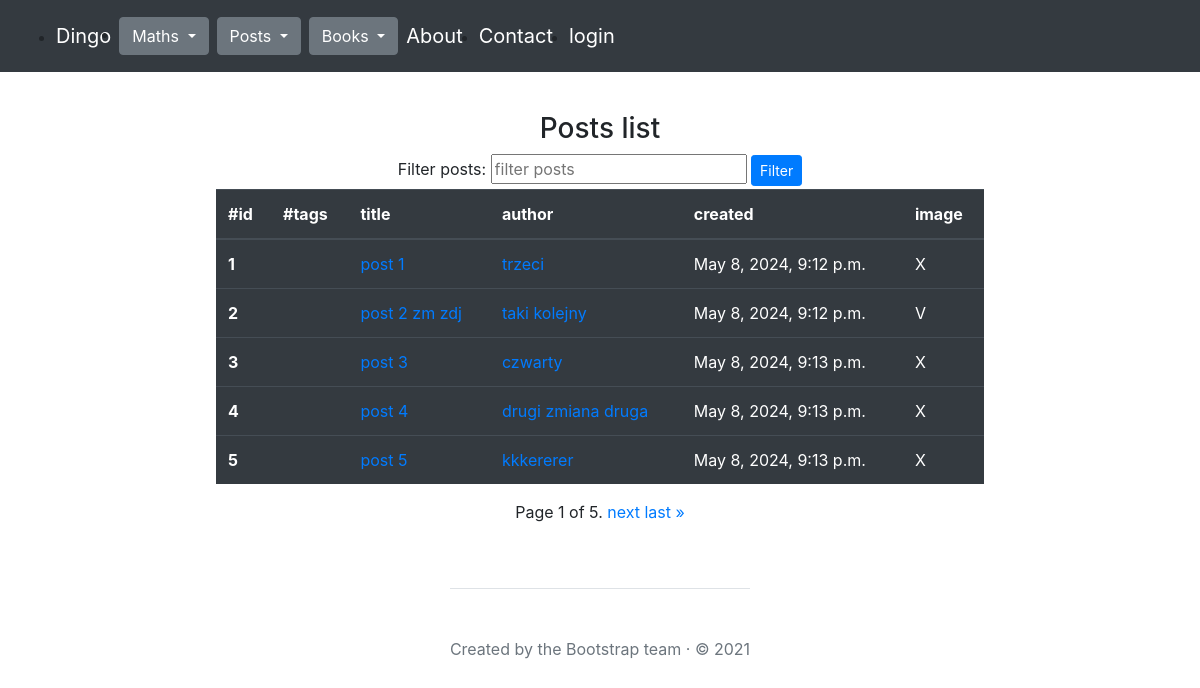
The app's page /posts/list/, older data.
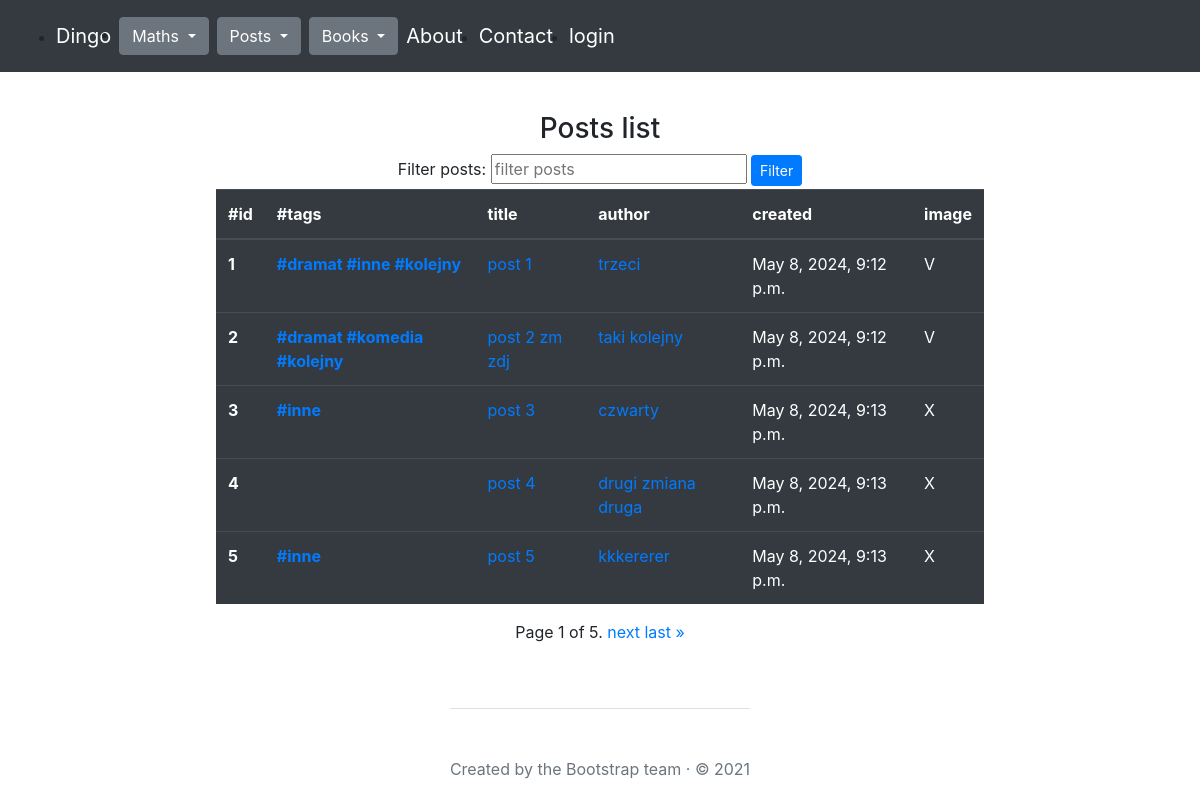
The same page, newer data.
### posts/models.py (models this page shows, shortened)
class Post(models.Model):
    title = models.CharField(max_length=30, unique=True, null=False)
    content = models.TextField(null=False)
    image = models.ImageField(upload_to='photos/%Y/%m/%d', null=True, default='')
    created = models.DateTimeField(auto_now_add=True)
    modified = models.DateTimeField(auto_now=True)
    tags = models.ManyToManyField("posts.Tag", related_name="posts")
    author = models.ForeignKey(
        'posts.Author',
        on_delete=models.CASCADE,
        null=False,
        blank=False
    )

class Author(models.Model):
    nick = models.CharField(max_length=30, null=False, unique=True)
    email = models.EmailField(null=False, unique=True)

class Tag(models.Model):
    word = models.CharField(max_length=50, unique=True)
    created = models.DateTimeField(auto_now_add=True)

### posts/views.py (the view, shortened to what this page needs)
# urls.py: path('list/', posts_list, name="list"),
def posts_list(request):
    page_number = request.GET.get('page')
    post_filter = request.GET.get('filter')
    form = PostForm()
    if post_filter:
        posts = Post.objects.filter(title__icontains=post_filter)
    else:
        posts = Post.objects.all()
    paginator = Paginator(posts, 5)
    posts = paginator.get_page(page_number)
    return render(
        request=request,
        template_name="posts/list.html",
        context={"posts": posts,
                 "form": form,
                 "post_filter": post_filter,
                }
    )

### posts/forms.py (shortened to what this page needs)
class PostForm(forms.ModelForm):
    class Meta:
        model = Post
        fields = "__all__"
        fields = ["title", "content", "author",  "tags", "image"]
    image = forms.ImageField(required=False)

### posts/templates/posts/list.html (shortened to what this page needs)
{% extends "main.html" %}
{% block content %}
<div class="mt-3 d-flex flex-column align-items-center justify-content-center">
    <h3 class='text-center'>Posts list</h3>
    {% if not author %}
    <form method="get" action="{% url 'posts:list' %}">
        <label for="filter">Filter posts:</label>
        <input type="text" id="filter" name="filter" placeholder="filter posts">
        <button class="btn btn-sm btn-primary" type="submit">Filter</button>
    </form>
    {% elif author %}
    <h4>All posts of {{ author.nick }}</h4>
    {% elif post_filter %}
    <h4 class="mt-3">Filtered by query: {{ post_filter }}</h4>
    {% elif tag %}
    <h4 class="mt-3">Filtered by tag: {{ tag }}</h4>
    {% else %}
        <h4 class="mt-3">All results</h4>
    {% endif %}
    {% if posts %}
    <div class="table-responsive">
        <table class="table table-dark">
          <thead>
            <tr>
              <th scope="col">#id</th>
              <th scope="col">#tags</th>
              <th scope="col">title</th>
              <th scope="col">author</th>
              <th scope="col">created</th>
              <th scope="col">image</th>
            </tr>
          </thead>
          <tbody>
            {% for post in posts %}
              <tr>
                <th scope="row">{{ post.id }}</a></th>
                <th scope="row"> {% for tag in post.tags.all %} <a href="{% url 'posts:posts_with_tag' tag.word %}"> #{{ tag.word }} </a> {% endfor %} </a></th>
                <td><a href="{% url 'posts:details' post.id %}">{{ post.title }}</a></td>
                <td><a href="{% url 'posts:author' post.author.id %}">{{ post.author.nick }}</a></td>
                <td>{{ post.created }}</td>
                <td>
                  {% if post.image.url != '' %}
                  V
                  {% else %}
                  X
                  {% endif %}
                </td>
              </tr>
            {% endfor %}
            </tbody>
        </table>
      </div>
      {% else %}
    <h4>No posts found</h4>
      {% endif %}
    <div class="pagination">
        <span class="step-links">
            <span class="current">
                Page {{ posts.number }} of {{ posts.paginator.num_pages }}.
            </span>
            {% if posts.has_next %}
                <a href="?page={{ posts.next_page_number }}">next</a>
                <a href="?page={{ posts.paginator.num_pages }}">last »</a>
            {% endif %}
        </span>
    </div>
  </div>
{% endblock %}

Row changes from the older to the newer data that the page shows:
changed Post "post 1": image "X" → "V"
added Tag: word "dramat"
added Tag: word "inne"
added Tag: word "kolejny"
added Tag: word "komedia", shown under Post "post 2 zm zdj"
